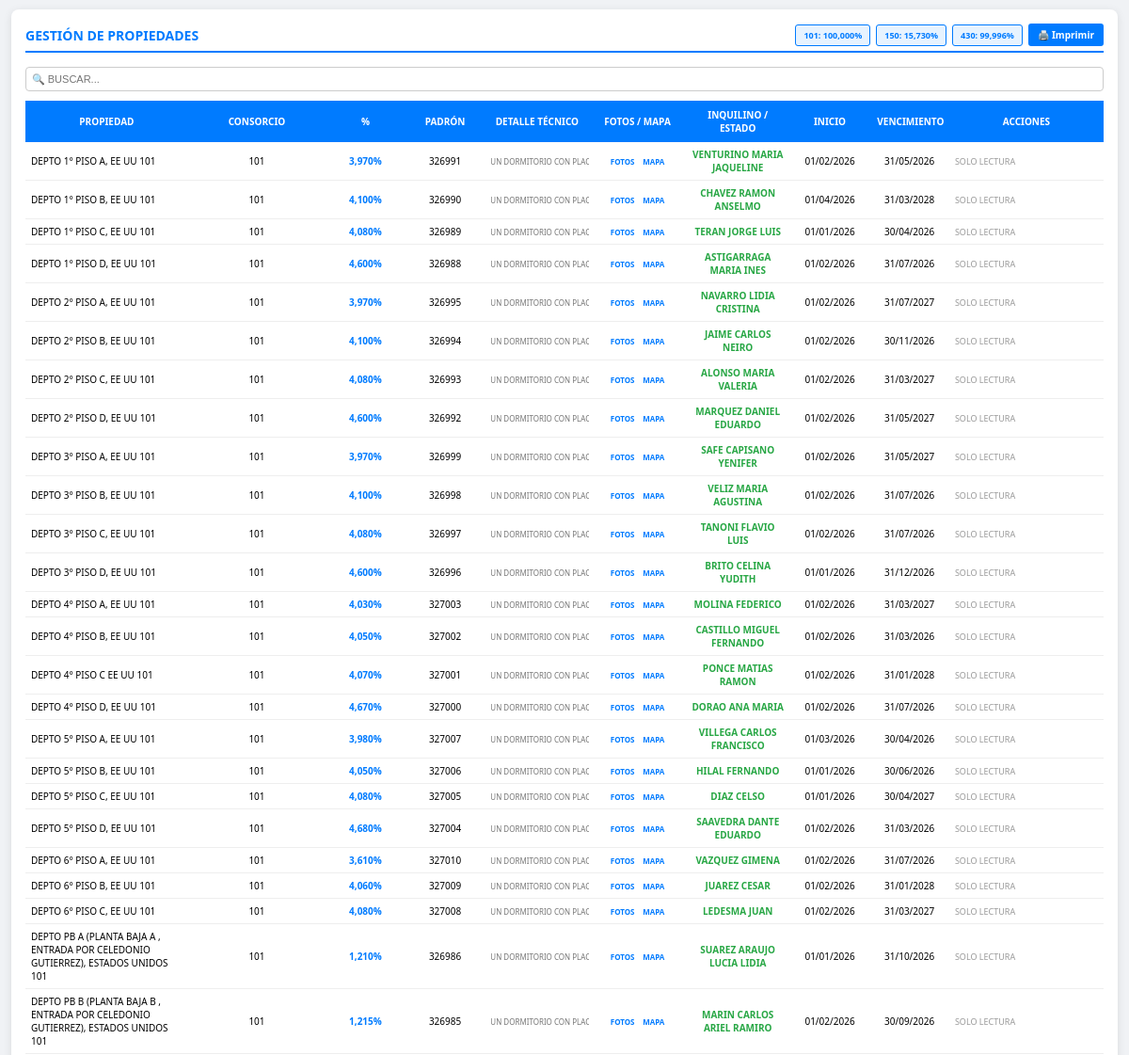
The page /propiedades.php (signed in, upper part) on the database as committed earlier.
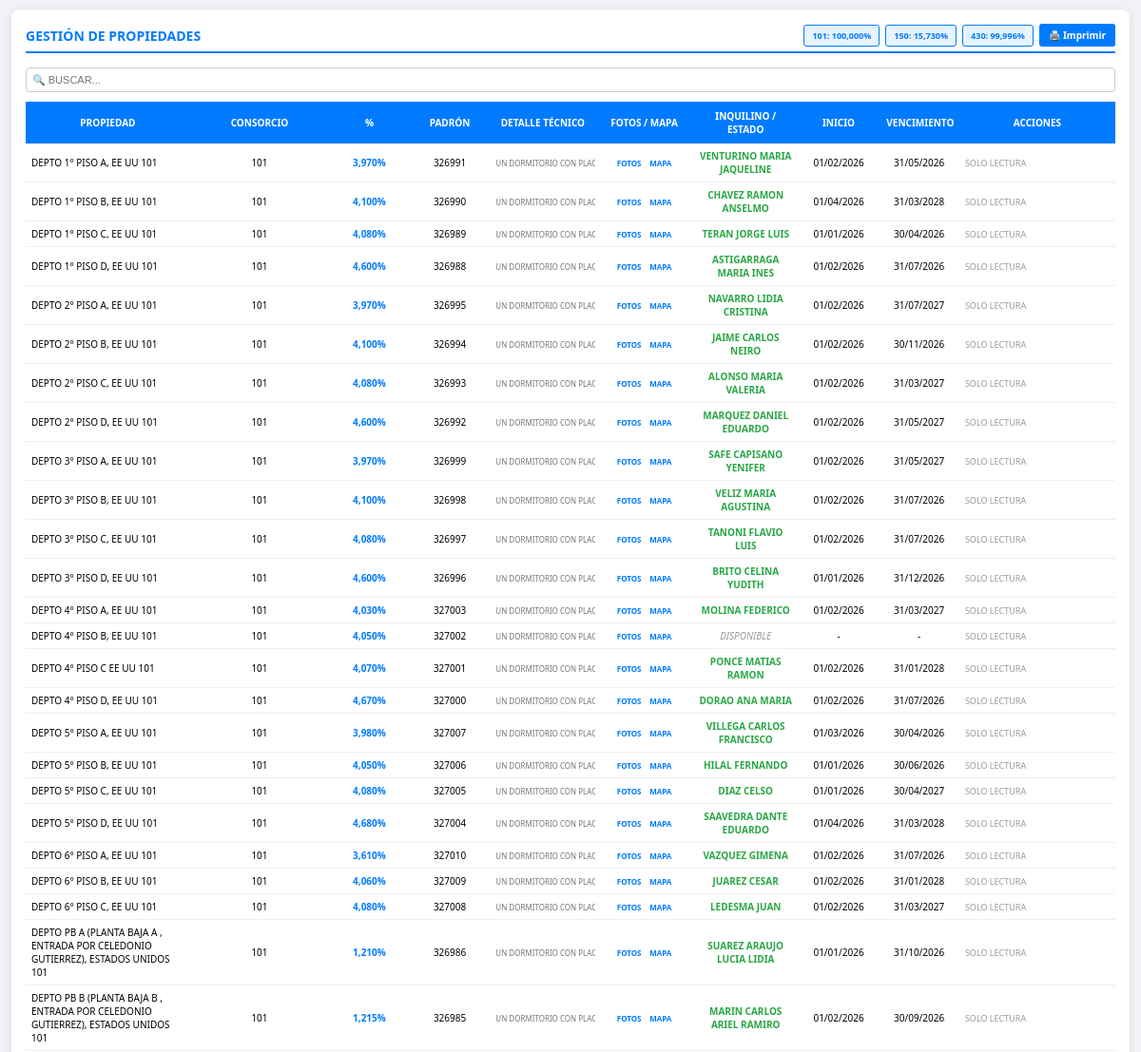
The same page on the database as committed later.
### tables this page shows
CREATE TABLE `propiedades` (
  `propiedad_id` int(11) NOT NULL AUTO_INCREMENT,
  `propiedad` varchar(255) NOT NULL,
  `ciudad` varchar(100) DEFAULT NULL,
  `padron` varchar(12) NOT NULL,
  `detalle` text NOT NULL,
  `consorcio` varchar(5) NOT NULL,
  `porcentaje` decimal(6,3) DEFAULT NULL,
  `propietario_id` int(11) NOT NULL,
  `alquiler` int(11) DEFAULT NULL,
  PRIMARY KEY (`propiedad_id`),
  UNIQUE KEY `padron` (`padron`),
  KEY `fk_propietario` (`propietario_id`),
  CONSTRAINT `fk_propietario` FOREIGN KEY (`propietario_id`) REFERENCES `usuarios` (`id`)
);

CREATE TABLE `usuarios` (
  `id` int(11) NOT NULL AUTO_INCREMENT,
  `apellido` varchar(150) NOT NULL,
  `dni` varchar(20) NOT NULL,
  `cuit` varchar(25) DEFAULT NULL,
  `domicilio` varchar(200) DEFAULT NULL,
  `email` varchar(100) DEFAULT NULL,
  `celular` varchar(20) DEFAULT NULL,
  `consorcio` varchar(100) DEFAULT NULL,
  PRIMARY KEY (`id`)
);

CREATE TABLE `alquileres` (
  `alquiler_id` int(11) NOT NULL AUTO_INCREMENT,
  `propiedad_id` int(11) NOT NULL,
  `inquilino1_id` int(11) NOT NULL,
  `inquilino2_id` int(11) DEFAULT NULL,
  `codeudor1_id` int(11) NOT NULL,
  `codeudor2_id` int(11) DEFAULT NULL,
  `plazo_meses` int(11) DEFAULT NULL,
  `destino` varchar(50) DEFAULT 'VIVIENDA',
  `fecha_inicio` date DEFAULT NULL,
  `fecha_fin` date DEFAULT NULL,
  `precio_convenido` decimal(10,2) DEFAULT NULL,
  `fecha_firma` date DEFAULT NULL,
  `monto_deposito` decimal(10,2) DEFAULT NULL,
  `estado` enum('VIGENTE','BAJA') DEFAULT 'VIGENTE',
  `fecha_creacion` timestamp NOT NULL DEFAULT current_timestamp(),
  PRIMARY KEY (`alquiler_id`)
);

### propiedades.php (the view, shortened to what the changed rows need)
<?php
require_once __DIR__ . '/config_clave_borrado.php';
$sql = "SELECT p.*, u.apellido as nombre_inquilino, a.fecha_inicio as inicio, a.fecha_fin as vencimiento
        FROM propiedades p
        LEFT JOIN alquileres a ON a.propiedad_id = p.propiedad_id AND a.estado = 'VIGENTE'
        LEFT JOIN usuarios u ON a.inquilino1_id = u.id
        ORDER BY p.consorcio ASC, p.propiedad ASC";
$resultado = mysqli_query($conexion, $sql);
$nivelAcceso = (int)($_SESSION['acceso_nivel'] ?? 0);
$soloLectura = ($nivelAcceso < 2);
?>
<!DOCTYPE html>
<html lang="es">
<head>
</head>
<body onkeydown="var e=event||window.event;if((e.keyCode||e.which)===27){e.preventDefault();window.location.href='index.php';return false;}">
<div class="contenedor">
    <div class="encabezado">
        <h2>Gestión de Propiedades</h2>
    </div>
    <table class="tabla-prop">
        <thead>
            <tr>
                <th class="col-propiedad">Propiedad</th>
                <th class="col-consorcio">Consorcio</th>
                <th class="col-porcentaje">%</th>
                <th class="col-padron">Padrón</th>
                <th class="col-detalle">Detalle Técnico</th>
                <th class="col-verfm">Fotos / Mapa</th>
                <th class="col-estado">Inquilino / Estado</th>
                <th class="col-inicio">Inicio</th>
                <th class="col-vencimiento">Vencimiento</th>
                <th class="col-acciones">Acciones</th>
            </tr>
        </thead>
        <tbody id="cuerpoTabla">
            <?php while ($f = mysqli_fetch_array($resultado)):
                $alquilada = !empty($f['nombre_inquilino']);
                $inicio = !empty($f['inicio']) ? date('d/m/Y', strtotime($f['inicio'])) : '-';
                $venc = !empty($f['vencimiento']) ? date('d/m/Y', strtotime($f['vencimiento'])) : '-';
                $n_fotos = count(propiedades_fotos_desde_json($f['fotos_json'] ?? null));
                $pid = (int)$f['propiedad_id'];
            ?>
            <tr class="fila-propiedad" data-id="<?= $f['propiedad_id'] ?>" onclick="seleccionarPropiedad(<?= $f['propiedad_id'] ?>, this, event)">
                <td class="al-izq"><?= $f['propiedad'] ?></td>
                <td class="al-cen"><?= $f['consorcio'] ?></td>
                <td class="al-cen" style="font-weight:bold; color:#007bff;"><?= $f['porcentaje'] !== null ? number_format($f['porcentaje'], 3, ',', '.') . '%' : '-' ?></td>
                <td class="al-cen"><?= $f['padron'] ?></td>
                <td class="al-cen" style="font-size: 8px; color: #777; white-space: nowrap;"><?= substr($f['detalle'],0,30) ?>...</td>
                <td class="al-cen">
                    <a href="ver_propiedad.php?id=<?= $pid ?>" class="link-ver-prop" title="Ver fotos" onclick="event.stopPropagation();">Fotos<?= $n_fotos > 0 ? '('.$n_fotos.')' : '' ?></a>
                    <a href="ver_propiedad.php?id=<?= $pid ?>#mapa" class="link-ver-prop" title="Ver ubicación" onclick="event.stopPropagation();">Mapa</a>
                </td>
                <td class="al-cen">
                    <?= $alquilada ? "<span class='inquilino-nombre'>{$f['nombre_inquilino']}</span>" : "<span class='disponible'>DISPONIBLE</span>" ?>
                </td>
                <td class="al-cen"><?= $inicio ?></td>
                <td class="al-cen"><?= $venc ?></td>
                <td>
                    <?php if (!$soloLectura): ?>
                    <div class="flex-acciones" onclick="event.stopPropagation()">
                        <?php if($alquilada): ?>
                            <button type="button" class="btn btn-fin w-grande" data-inquilino="<?= htmlspecialchars($f['nombre_inquilino'] ?? '', ENT_QUOTES, 'UTF-8') ?>" data-propiedad="<?= htmlspecialchars($f['propiedad'] ?? '', ENT_QUOTES, 'UTF-8') ?>" data-id="<?= (int)$f['propiedad_id'] ?>">FIN CONTRATO</button>
                            <button onclick="imprimirContrato(<?= $f['propiedad_id'] ?>)" class="btn btn-print w-chico">IMPRIMIR CONTRATO</button>
                        <?php else: ?>
                            <button type="button" class="btn btn-baja w-grande" data-propiedad="<?= htmlspecialchars($f['propiedad'] ?? '', ENT_QUOTES, 'UTF-8') ?>" data-id="<?= (int)$f['propiedad_id'] ?>">BAJA PROP.</button>
                            <div style="width: 45px;"></div>
                        <?php endif; ?>
                    </div>
                    <?php else: ?>
                    <span style="color:#999; font-size:9px;">Solo lectura</span>
                    <?php endif; ?>
                </td>
            </tr>
            <?php endwhile; ?>
        </tbody>
    </table>
</div>
</body>
</html>

Rows that differ between the two databases and show on the page:
changed propiedades "DEPTO 4° PISO B, EE UU 101": alquileres.fecha_inicio "01/02/2026" → "-"; alquileres.fecha_fin "31/03/2026" → "-"; usuarios.apellido "CASTILLO MIGUEL FERNANDO" → (not shown); now shows "DISPONIBLE"
computed for propiedades "DEPTO 5° PISO D, EE UU 101": alquileres.fecha_inicio "01/02/2026" → "01/04/2026"; alquileres.fecha_fin "31/03/2026" → "31/03/2028"
